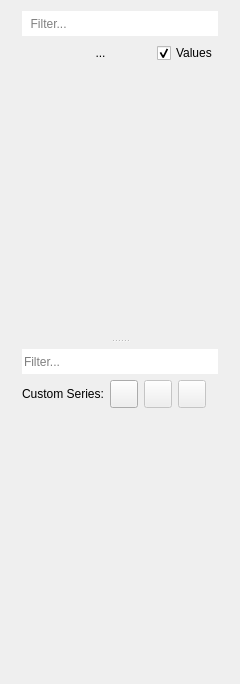
<?xml version="1.0" encoding="UTF-8"?>
<ui version="4.0">
 <class>CurveListPanel</class>
 <widget class="QWidget" name="CurveListPanel">
  <property name="geometry">
   <rect>
    <x>0</x>
    <y>0</y>
    <width>240</width>
    <height>684</height>
   </rect>
  </property>
  <property name="minimumSize">
   <size>
    <width>240</width>
    <height>0</height>
   </size>
  </property>
  <property name="maximumSize">
   <size>
    <width>600</width>
    <height>16777215</height>
   </size>
  </property>
  <property name="baseSize">
   <size>
    <width>280</width>
    <height>0</height>
   </size>
  </property>
  <property name="windowTitle">
   <string/>
  </property>
  <layout class="QVBoxLayout" name="verticalLayout_2">
   <property name="leftMargin">
    <number>0</number>
   </property>
   <property name="topMargin">
    <number>0</number>
   </property>
   <property name="rightMargin">
    <number>0</number>
   </property>
   <property name="bottomMargin">
    <number>0</number>
   </property>
   <item>
    <widget class="QWidget" name="widget" native="true">
     <layout class="QVBoxLayout" name="verticalLayout">
      <property name="topMargin">
       <number>0</number>
      </property>
      <item>
       <widget class="QSplitter" name="splitter">
        <property name="orientation">
         <enum>Qt::Vertical</enum>
        </property>
        <widget class="QWidget" name="layoutWidget">
         <layout class="QVBoxLayout" name="verticalLayoutTop" stretch="0,0,1">
          <property name="bottomMargin">
           <number>6</number>
          </property>
          <item>
           <widget class="LineEdit" name="lineEditFilter">
            <property name="minimumSize">
             <size>
              <width>0</width>
              <height>25</height>
             </size>
            </property>
            <property name="maximumSize">
             <size>
              <width>16777215</width>
              <height>16777215</height>
             </size>
            </property>
            <property name="focusPolicy">
             <enum>Qt::ClickFocus</enum>
            </property>
            <property name="toolTip">
             <string>&lt;html&gt;&lt;head/&gt;&lt;body&gt;&lt;p&gt;&lt;span style=&quot; font-weight:600;&quot;&gt;Search box.&lt;/span&gt;&lt;/p&gt;&lt;p&gt;Display only series that contain these strings.&lt;/p&gt;&lt;p&gt;&lt;span style=&quot; font-weight:600;&quot;&gt;Example&lt;/span&gt;:&lt;/p&gt;&lt;p&gt;Filter: &amp;quot;&lt;span style=&quot; font-weight:600;&quot;&gt;mot pos&lt;/span&gt;&amp;quot;&lt;br/&gt;matching with: &amp;quot;/&lt;span style=&quot; font-weight:600;&quot;&gt;mot&lt;/span&gt;or/&lt;span style=&quot; font-weight:600;&quot;&gt;pos&lt;/span&gt;ition&amp;quot;&lt;/p&gt;&lt;/body&gt;&lt;/html&gt;</string>
            </property>
            <property name="styleSheet">
             <string notr="true"/>
            </property>
            <property name="inputMask">
             <string notr="true" extracomment="Search"/>
            </property>
            <property name="frame">
             <bool>false</bool>
            </property>
            <property name="placeholderText">
             <string>  Filter...</string>
            </property>
            <property name="clearButtonEnabled">
             <bool>true</bool>
            </property>
           </widget>
          </item>
          <item>
           <layout class="QHBoxLayout" name="horizontalLayout_3" stretch="0,1,0">
            <property name="topMargin">
             <number>0</number>
            </property>
            <property name="bottomMargin">
             <number>8</number>
            </property>
            <item>
             <widget class="QPushButton" name="pushButtonTrash">
              <property name="minimumSize">
               <size>
                <width>22</width>
                <height>22</height>
               </size>
              </property>
              <property name="maximumSize">
               <size>
                <width>22</width>
                <height>22</height>
               </size>
              </property>
              <property name="toolTip">
               <string>&lt;html&gt;&lt;head/&gt;&lt;body&gt;&lt;p&gt;Remove all the time series or just the data point.&lt;/p&gt;&lt;/body&gt;&lt;/html&gt;</string>
              </property>
              <property name="text">
               <string/>
              </property>
              <property name="iconSize">
               <size>
                <width>18</width>
                <height>18</height>
               </size>
              </property>
              <property name="flat">
               <bool>true</bool>
              </property>
             </widget>
            </item>
            <item>
             <widget class="QLabel" name="labelNumberDisplayed">
              <property name="text">
               <string>...</string>
              </property>
              <property name="alignment">
               <set>Qt::AlignCenter</set>
              </property>
             </widget>
            </item>
            <item>
             <widget class="QCheckBox" name="checkBoxShowValues">
              <property name="focusPolicy">
               <enum>Qt::NoFocus</enum>
              </property>
              <property name="toolTip">
               <string>&lt;html&gt;&lt;head/&gt;&lt;body&gt;&lt;p&gt;Show/Hide the second column with the current value of the time series.&lt;/p&gt;&lt;/body&gt;&lt;/html&gt;</string>
              </property>
              <property name="whatsThis">
               <string>&lt;html&gt;&lt;head/&gt;&lt;body&gt;&lt;p&gt;&lt;br/&gt;&lt;/p&gt;&lt;/body&gt;&lt;/html&gt;</string>
              </property>
              <property name="text">
               <string>Values</string>
              </property>
              <property name="checked">
               <bool>true</bool>
              </property>
             </widget>
            </item>
           </layout>
          </item>
          <item>
           <widget class="QWidget" name="listPlaceholder1" native="true"/>
          </item>
         </layout>
        </widget>
        <widget class="QWidget" name="layoutWidget1">
         <layout class="QVBoxLayout" name="verticalLayoutBottom" stretch="0,0,1">
          <property name="topMargin">
           <number>6</number>
          </property>
          <item>
           <widget class="LineEdit" name="lineEditCustomFilter">
            <property name="minimumSize">
             <size>
              <width>0</width>
              <height>25</height>
             </size>
            </property>
            <property name="toolTip">
             <string>&lt;html&gt;&lt;head/&gt;&lt;body&gt;&lt;p&gt;Search box to Custom Series&lt;/p&gt;&lt;/body&gt;&lt;/html&gt;</string>
            </property>
            <property name="inputMask">
             <string notr="true"/>
            </property>
            <property name="frame">
             <bool>false</bool>
            </property>
            <property name="placeholderText">
             <string>Filter...</string>
            </property>
            <property name="clearButtonEnabled">
             <bool>true</bool>
            </property>
           </widget>
          </item>
          <item>
           <layout class="QHBoxLayout" name="horizontalLayout_2" stretch="0,0,0,1,0">
            <property name="leftMargin">
             <number>0</number>
            </property>
            <item>
             <widget class="QLabel" name="label">
              <property name="text">
               <string>Custom Series:</string>
              </property>
             </widget>
            </item>
            <item>
             <widget class="QPushButton" name="buttonAddCustom">
              <property name="sizePolicy">
               <sizepolicy hsizetype="Preferred" vsizetype="Fixed">
                <horstretch>0</horstretch>
                <verstretch>0</verstretch>
               </sizepolicy>
              </property>
              <property name="minimumSize">
               <size>
                <width>28</width>
                <height>28</height>
               </size>
              </property>
              <property name="maximumSize">
               <size>
                <width>28</width>
                <height>28</height>
               </size>
              </property>
              <property name="focusPolicy">
               <enum>Qt::NoFocus</enum>
              </property>
              <property name="toolTip">
               <string>&lt;html&gt;&lt;head/&gt;&lt;body&gt;&lt;p&gt;Create a new timeseries&lt;/p&gt;&lt;/body&gt;&lt;/html&gt;</string>
              </property>
              <property name="text">
               <string/>
              </property>
              <property name="iconSize">
               <size>
                <width>20</width>
                <height>20</height>
               </size>
              </property>
              <property name="flat">
               <bool>false</bool>
              </property>
             </widget>
            </item>
            <item>
             <widget class="QPushButton" name="buttonEditCustom">
              <property name="enabled">
               <bool>false</bool>
              </property>
              <property name="sizePolicy">
               <sizepolicy hsizetype="Preferred" vsizetype="Fixed">
                <horstretch>0</horstretch>
                <verstretch>0</verstretch>
               </sizepolicy>
              </property>
              <property name="minimumSize">
               <size>
                <width>28</width>
                <height>28</height>
               </size>
              </property>
              <property name="maximumSize">
               <size>
                <width>28</width>
                <height>28</height>
               </size>
              </property>
              <property name="focusPolicy">
               <enum>Qt::NoFocus</enum>
              </property>
              <property name="toolTip">
               <string>&lt;html&gt;&lt;head/&gt;&lt;body&gt;&lt;p&gt;Modify the selected timeseries&lt;/p&gt;&lt;/body&gt;&lt;/html&gt;</string>
              </property>
              <property name="text">
               <string/>
              </property>
              <property name="iconSize">
               <size>
                <width>18</width>
                <height>18</height>
               </size>
              </property>
              <property name="flat">
               <bool>false</bool>
              </property>
             </widget>
            </item>
            <item>
             <widget class="QPushButton" name="buttonDeleteCustom">
              <property name="enabled">
               <bool>false</bool>
              </property>
              <property name="sizePolicy">
               <sizepolicy hsizetype="Preferred" vsizetype="Fixed">
                <horstretch>0</horstretch>
                <verstretch>0</verstretch>
               </sizepolicy>
              </property>
              <property name="minimumSize">
               <size>
                <width>28</width>
                <height>28</height>
               </size>
              </property>
              <property name="maximumSize">
               <size>
                <width>28</width>
                <height>28</height>
               </size>
              </property>
              <property name="focusPolicy">
               <enum>Qt::NoFocus</enum>
              </property>
              <property name="toolTip">
               <string>&lt;html&gt;&lt;head/&gt;&lt;body&gt;&lt;p&gt;Delete the selected timeseries&lt;/p&gt;&lt;/body&gt;&lt;/html&gt;</string>
              </property>
              <property name="text">
               <string/>
              </property>
              <property name="iconSize">
               <size>
                <width>18</width>
                <height>18</height>
               </size>
              </property>
              <property name="flat">
               <bool>false</bool>
              </property>
             </widget>
            </item>
            <item>
             <spacer name="horizontalSpacer">
              <property name="orientation">
               <enum>Qt::Horizontal</enum>
              </property>
              <property name="sizeHint" stdset="0">
               <size>
                <width>40</width>
                <height>20</height>
               </size>
              </property>
             </spacer>
            </item>
           </layout>
          </item>
          <item>
           <widget class="QWidget" name="listPlaceholder2" native="true"/>
          </item>
         </layout>
        </widget>
       </widget>
      </item>
     </layout>
    </widget>
   </item>
  </layout>
 </widget>
 <customwidgets>
  <customwidget>
   <class>LineEdit</class>
   <extends>QLineEdit</extends>
   <header>PlotJuggler/line_edit.h</header>
  </customwidget>
 </customwidgets>
 <layoutdefault spacing="6" margin="11"/>
 <resources/>
 <connections/>
</ui>
